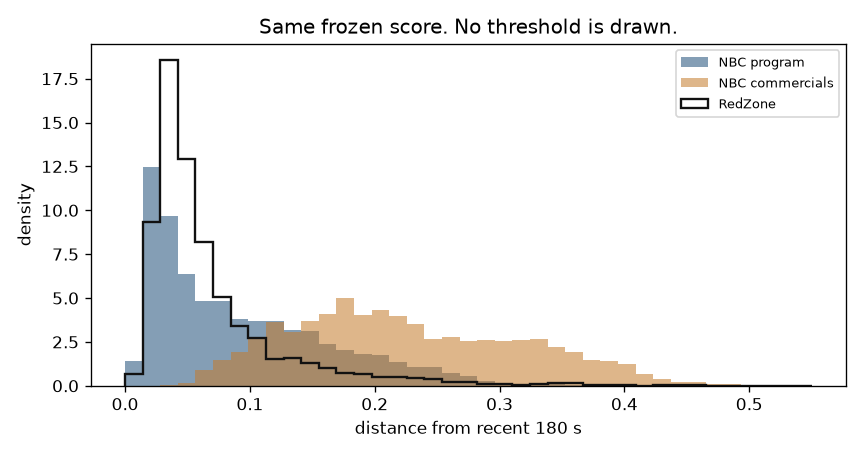
#> input picture docs/ohush/research/AUDIO_SIGNAL_REPLICATION_001/distributions.png, 864 x 456 px
$ python -i frame_watch.py   (imports and definitions only)
#> lines starting #> are read from the running program, lines starting #| are printed output that depends on the picture; after the words box and inside, x2 and y2 are one past the last pixel; in counts of white or black regions, pixels touching at a corner belong together
### tools/windows_lab/config.py
"""Windows lab paths and environment.

Large datasets stay outside Git. Override with OHUSH_DATA_ROOT.
"""

from __future__ import annotations

import os
from pathlib import Path

DEFAULT_DATA_ROOT = Path(r"C:\OHushData")
FALLBACK_DATA_ROOT = Path.home() / "OHushData"

SUBDIRS = (
    "inbox",
    "authorized_sources",
    "receipts",
    "indexes",
    "work",
    "quarantine",
    "channel_recipes",
    "schedules",
    "farm",
    "work/capture",
    "work/sessions",
    "work/logs",
)

ALLOWED_RIGHTS = frozenset({"authorized", "test_public"})
BLOCKED_RIGHTS = frozenset({"unknown", "unauthorized", "pending"})

SOURCE_KINDS = frozenset({"streamers", "ota_antenna"})
# av = full audio + sparse stills (default labeling archive)
# av_full = full audio + retained video_*.mp4
# audio = archival WAV only
MEDIA_MODES = frozenset({"av", "av_full", "audio"})
DEFAULT_STILL_INTERVAL_SEC = 1.0

DEFAULT_STREAMERS_PACKAGE = "ar.tvplayer.tv"
DEFAULT_BLUESTACKS_PLAYER = Path(r"C:\Program Files\BlueStacks_nxt\HD-Player.exe")
DEFAULT_BLUESTACKS_ADB = Path(r"C:\Program Files\BlueStacks_nxt\HD-Adb.exe")
DEFAULT_BLUESTACKS_CONF = Path(r"C:\ProgramData\BlueStacks_nxt\bluestacks.conf")

CAPTURE_SESSIONS_INDEX = "capture_sessions.jsonl"
INSTANCE_REGISTRY_NAME = "instances.json"
SCHEDULE_NAME = "jobs.json"
OTA_CONFIG_NAME = "ota.json"
ACTIVE_LOCKS_NAME = "active_locks.json"
SALVATION_LOGIN_NAME = "salvation_login.json"
SALVATION_RECORDINGS_NAME = "salvation_recordings.json"


def data_root() -> Path:
    env = os.environ.get("OHUSH_DATA_ROOT")
    if env:
        return Path(env)
    if DEFAULT_DATA_ROOT.is_dir():
        return DEFAULT_DATA_ROOT
    return FALLBACK_DATA_ROOT


def ensure_data_layout(root: Path | None = None) -> Path:
    root = root or data_root()
    root.mkdir(parents=True, exist_ok=True)
    for name in SUBDIRS:
        (root / name).mkdir(parents=True, exist_ok=True)
    return root


def farm_dir(root: Path | None = None) -> Path:
    root = ensure_data_layout(root)
    return root / "farm"


def instance_registry_path(root: Path | None = None) -> Path:
    return farm_dir(root) / INSTANCE_REGISTRY_NAME


def schedule_path(root: Path | None = None) -> Path:
    return ensure_data_layout(root) / "schedules" / SCHEDULE_NAME


def channel_recipes_dir(root: Path | None = None) -> Path:
    return ensure_data_layout(root) / "channel_recipes"


def capture_sessions_index_path(root: Path | None = None) -> Path:
    return ensure_data_layout(root) / "indexes" / CAPTURE_SESSIONS_INDEX


def ota_config_path(root: Path | None = None) -> Path:
    return farm_dir(root) / OTA_CONFIG_NAME


def active_locks_path(root: Path | None = None) -> Path:
    return farm_dir(root) / ACTIVE_LOCKS_NAME


def salvation_login_path(root: Path | None = None) -> Path:
    return farm_dir(root) / SALVATION_LOGIN_NAME


def salvation_recordings_path(root: Path | None = None) -> Path:
    return ensure_data_layout(root) / "schedules" / SALVATION_RECORDINGS_NAME

### tools/windows_lab/frame_watch.py
"""Watch periodic stills/screencaps and decide: playing / stuck / down.

Two layers:
1. **Local heuristics** (PIL) — dark ratio, freeze between frames.
2. **Open vision model** (Ollama ``moondream`` by default) — describe the frame.
   No Cursor tokens.

Farm stills already land at 1 fps under ``session/stills/``. Score newest
frames; optionally trigger ``streamers_recover`` when bad.
"""

from __future__ import annotations

import base64
import json
import os
import re
import urllib.error
import urllib.request
from datetime import datetime, timezone
from pathlib import Path
from typing import Any

from .config import ensure_data_layout

DEFAULT_VISION_MODEL = os.environ.get("OHUSH_VISION_MODEL", "moondream:latest")
OLLAMA_URL = os.environ.get("OHUSH_OLLAMA_URL", "http://127.0.0.1:11434")
VISION_ENABLED = os.environ.get("OHUSH_VISION", "1").strip().lower() not in {
    "0",
    "false",
    "no",
}


def _now() -> str:
    return datetime.now(timezone.utc).isoformat()


def log_path(root: Path | None = None) -> Path:
    return ensure_data_layout(root) / "indexes" / "frame_watch.jsonl"


def _append(row: dict[str, Any], root: Path | None = None) -> None:
    path = log_path(root)
    path.parent.mkdir(parents=True, exist_ok=True)
    with path.open("a", encoding="utf-8") as f:
        f.write(json.dumps(row, default=str) + "\n")


# [43 lines left out: functions _parse_vision_json, _map_vision_state, not called in this run]


def detect_blue_spinner(im: Any) -> dict[str, Any]:
    """Streamers buffering ring: thin cyan/blue arc over picture center.

    Player-3 failure mode: ad/slate still has high variance so dark/std
    heuristics say ``likely_playing`` while a blue circle sits on the video.

    Run on a full-res center crop (thumbnail washes out the thin arc).
    """
    try:
        import numpy as np
    except ImportError:
        return {"ok": False, "error": "numpy missing", "hit": False}

    full = im.convert("RGB")
    # Keep enough resolution that a 2–4px ring still has blue samples.
    work = full.copy()
    work.thumbnail((960, 540))
    arr = np.asarray(work, dtype=np.int16)
    h, w, _ = arr.shape
    if h < 40 or w < 40:
        return {"ok": True, "hit": False, "reason": "too_small"}

    cy, cx = h // 2, w // 2
    # Spinner sits near geometric center; sweep radii (~3–12% of min side).
    base = max(16, min(h, w) // 12)
    radii = sorted({base, int(base * 1.25), int(base * 1.5), min(h, w) // 8, min(h, w) // 6})

    def _blue_mask(crop: Any) -> Any:
        R, G, B = crop[:, :, 0], crop[:, :, 1], crop[:, :, 2]
        # Measured spinner RGB ~ (38, 149, 236).
        return (B > 120) & (G > 90) & (B > R + 40) & (B >= G) & (R < 160)

    frame_blue = float(_blue_mask(arr).mean())
    best: dict[str, Any] | None = None
    for rad in radii:
        y0, y1 = max(0, cy - rad), min(h, cy + rad)
        x0, x1 = max(0, cx - rad), min(w, cx + rad)
        crop = arr[y0:y1, x0:x1]
        ch, cw = crop.shape[:2]
        if ch < 8 or cw < 8:
            continue
        yy, xx = np.ogrid[:ch, :cw]
        dist = np.sqrt((yy - ch / 2.0) ** 2 + (xx - cw / 2.0) ** 2)
        r = min(ch, cw) / 2.0
        blue = _blue_mask(crop)
        for lo, hi in ((0.22, 0.95), (0.28, 0.92), (0.35, 0.9)):
            ring = (dist > r * lo) & (dist < r * hi)
            disk = dist <= r * 0.18
            ring_n = int(ring.sum()) or 1
            disk_n = int(disk.sum()) or 1
            ring_frac = float(blue[ring].sum() / ring_n)
            disk_frac = float(blue[disk].sum() / disk_n)
            blue_count = int(blue.sum())
            row = {
                "ring_blue_frac": ring_frac,
                "disk_blue_frac": disk_frac,
                "blue_count": blue_count,
                "rad": rad,
                "lo": lo,
                "hi": hi,
            }
            if best is None or ring_frac > float(best["ring_blue_frac"]):
                # Prefer empty-disk candidates even if ring is slightly lower.
                if best is None or disk_frac <= 0.005 or float(best["disk_blue_frac"]) > 0.005:
                    best = row
                elif ring_frac > float(best["ring_blue_frac"]) * 1.2:
                    best = row

    if not best:
        return {"ok": True, "hit": False, "reason": "no_crop"}

    ring_frac = float(best["ring_blue_frac"])
    disk_frac = float(best["disk_blue_frac"])
    blue_count = int(best["blue_count"])
    # Ring of UI blue with hollow center; localized (not a blue-sky broadcast).
    # Thin arcs after ADB compress can be ~15–40 px — still a real spinner.
    hit = bool(
        disk_frac <= 0.005
        and (
            (ring_frac >= 0.01 and ring_frac > frame_blue * 4)
            or (blue_count >= 15 and ring_frac >= 0.0035 and ring_frac > frame_blue * 1.2)
        )
    )
    return {
        "ok": True,
        "hit": hit,
        "ring_blue_frac": round(ring_frac, 5),
        "disk_blue_frac": round(disk_frac, 5),
        "frame_blue_frac": round(frame_blue, 5),
        "blue_count": blue_count,
        "rad": best.get("rad"),
    }


def detect_error_card(im: Any, *, dark: float, bright: float, std: float, mean: float) -> dict[str, Any]:
    """Cloudflare / network / 'go to cloud' style full-frame error cards.

    Typical: mostly dark or flat gray with a pale icon + message block in center.
    """
    try:
        import numpy as np
    except ImportError:
        return {"ok": False, "error": "numpy missing", "hit": False}

    arr = np.asarray(im.convert("RGB"), dtype=np.int16)
    h, w, _ = arr.shape
    cy0, cy1 = int(h * 0.25), int(h * 0.75)
    cx0, cx1 = int(w * 0.25), int(w * 0.75)
    center = arr[cy0:cy1, cx0:cx1]
    c_mean = float(center.mean())
    c_std = float(center.std()) if center.size else 0.0
    # Pale icon / cloud blob in an otherwise dark error panel.
    pale = ((center[:, :, 0] > 170) & (center[:, :, 1] > 170) & (center[:, :, 2] > 170)).mean()
    reasons: list[str] = []
    hit = False
    if dark >= 0.55 and pale >= 0.02 and c_std < 45 and mean < 90:
        hit = True
        reasons.append("dark_panel_pale_center")
    if bright >= 0.08 and dark >= 0.4 and std < 35 and mean < 110:
        hit = True
        reasons.append("flat_error_card")
    # Very low chroma / gray UI with moderate brightness — soft signal only with pale center.
    chroma = float(np.abs(arr[:, :, 0].astype(np.float32) - arr[:, :, 1]).mean())
    if chroma < 6 and 25 <= mean <= 120 and pale >= 0.03 and std < 40:
        hit = True
        reasons.append("gray_cloud_ui")
    return {
        "ok": True,
        "hit": hit,
        "pale_center_frac": round(float(pale), 4),
        "center_mean": round(c_mean, 1),
        "center_std": round(c_std, 1),
        "chroma": round(chroma, 2),
        "reasons": reasons,
    }


def heuristic_score(image_path: Path) -> dict[str, Any]:
    """Cheap local read of one frame — no model."""
    try:
        from PIL import Image, ImageStat
    except ImportError:
        return {"ok": False, "error": "PIL missing"}

    path = Path(image_path)
    if not path.is_file():
        return {"ok": False, "error": f"missing {path}"}

    im = Image.open(path).convert("RGB")
    small = im.copy()
    small.thumbnail((320, 180))
    gray = small.convert("L")
    pix = list(gray.getdata())
    n = len(pix) or 1
    dark = sum(1 for p in pix if p < 28) / n
    bright = sum(1 for p in pix if p > 220) / n
    mean = sum(pix) / n
    stat = ImageStat.Stat(gray)
    std = float(stat.stddev[0]) if stat.stddev else 0.0

    w, h = small.size
    top = gray.crop((0, 0, w, max(1, h // 4)))
    mid = gray.crop((0, h // 4, w, (3 * h) // 4))
    top_mean = sum(top.getdata()) / max(1, top.size[0] * top.size[1])
    mid_mean = sum(mid.getdata()) / max(1, mid.size[0] * mid.size[1])

    # Spinner needs higher-res center samples; error-card OK on thumbnail.
    spinner = detect_blue_spinner(im)
    error_card = detect_error_card(small, dark=dark, bright=bright, std=std, mean=mean)

    reasons: list[str] = []
    if spinner.get("hit"):
        verdict = "blue_spinner"
        reasons.append(
            f"blue_spinner:ring={spinner.get('ring_blue_frac')} disk={spinner.get('disk_blue_frac')}"
        )
    elif error_card.get("hit"):
        verdict = "cloud_network_error"
        reasons.extend(error_card.get("reasons") or ["error_card"])
    elif dark >= 0.85:
        verdict = "black_down"
        reasons.append(f"dark_ratio={dark:.2f}")
    elif dark >= 0.65 and std < 18:
        verdict = "likely_black_or_buffer"
        reasons.extend([f"dark_ratio={dark:.2f}", f"std={std:.1f}"])
    elif std < 12 and mean < 40:
        verdict = "flat_dark"
        reasons.append(f"std={std:.1f}")
    elif std > 25 and dark < 0.55:
        verdict = "likely_playing"
        reasons.extend([f"std={std:.1f}", f"dark_ratio={dark:.2f}"])
    else:
        verdict = "uncertain"
        reasons.extend([f"std={std:.1f}", f"dark_ratio={dark:.2f}"])

    return {
        "ok": True,
        "backend": "heuristic",
        "path": str(path),
        "verdict": verdict,
        "reasons": reasons,
        "picture_ok": verdict == "likely_playing",
        "spinner": spinner,
        "error_card": error_card,
        "metrics": {
            "dark_ratio": round(dark, 3),
            "bright_ratio": round(bright, 3),
            "mean": round(mean, 1),
            "std": round(std, 1),
            "top_mean": round(top_mean, 1),
            "mid_mean": round(mid_mean, 1),
            "size": list(im.size),
        },
    }


# [69 lines left out: functions freeze_score, vision_moondream, not called in this run]


BAD_VERDICTS = frozenset(
    {
        "black_down",
        "likely_black_or_buffer",
        "flat_dark",
        "frozen_frames",
        "stuck_guide",
        "login",
        "error_overlay",
        "buffering",
        "blue_spinner",
        "cloud_network_error",
        "stuck_unknown",
    }
)

PICTURE_HEARTBEAT_NAME = "_picture_heartbeat.json"


# [29 lines left out: function write_picture_heartbeat, not called in this run]


def analyze_frame(
    image_path: Path,
    *,
    prev_path: Path | None = None,
    use_vision: bool | None = None,
    model: str | None = None,
    root: Path | None = None,
) -> dict[str, Any]:
    """Heuristic always; vision when uncertain or ``use_vision=True``."""
    image_path = Path(image_path)
    heur = heuristic_score(image_path)
#> in heuristic_score, `gray = small.convert("L")`:
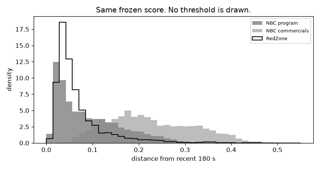
#> gray: PIL image 320x169 L; min 17, max 255, mean 240.2
#> in heuristic_score, `pix = list(gray.getdata())`: pix = 54080 items
#> in heuristic_score, `n = len(pix) or 1`: n = 54080
#> in heuristic_score, `dark = sum(1 for p in pix if p < 28) / n`: dark = 0.000111
#> in heuristic_score, `bright = sum(1 for p in pix if p > 220) / n`: bright = 0.856
#> in heuristic_score, `mean = sum(pix) / n`: mean = 240.2
#> in heuristic_score, `std = float(stat.stddev[0]) if stat.stddev else 0.0`: std = 37.17
#> in heuristic_score, `top = gray.crop((0, 0, w, max(1, h // 4)))`:
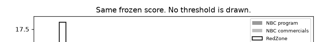
#> top: PIL image 320x42 L; min 22, max 255, mean 243.2
#> in heuristic_score, `mid = gray.crop((0, h // 4, w, (3 * h) // 4))`:
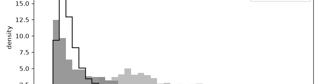
#> mid: PIL image 320x84 L; min 34, max 255, mean 245.8
#> in heuristic_score, `top_mean = sum(top.getdata()) / max(1, top.size[0] * top.size[1])`: top_mean = 243.2
#> in heuristic_score, `mid_mean = sum(mid.getdata()) / max(1, mid.size[0] * mid.size[1])`: mid_mean = 245.8
#> in _blue_mask, `R, G, B = crop[:, :, 0], crop[:, :, 1], crop[:, :, 2]`:
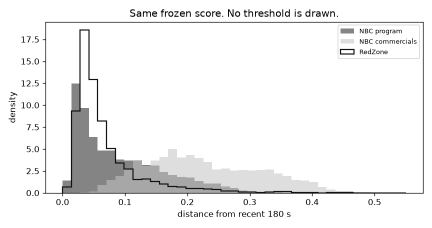
#> R: shape (456, 864) int16 (shown at 1/2 size); min 0, max 255, mean 241.4
#> in _blue_mask, `R, G, B = crop[:, :, 0], crop[:, :, 1], crop[:, :, 2]`:
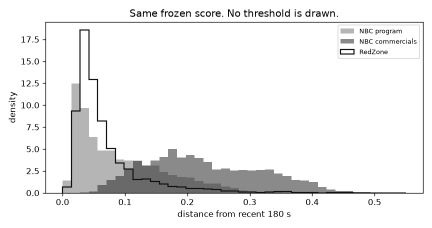
#> B: shape (456, 864) int16 (shown at 1/2 size); min 0, max 255, mean 238.9
#> in _blue_mask, `return (B > 120) & (G > 90) & (B > R + 40) & (B >= G) & (R < 160)`:
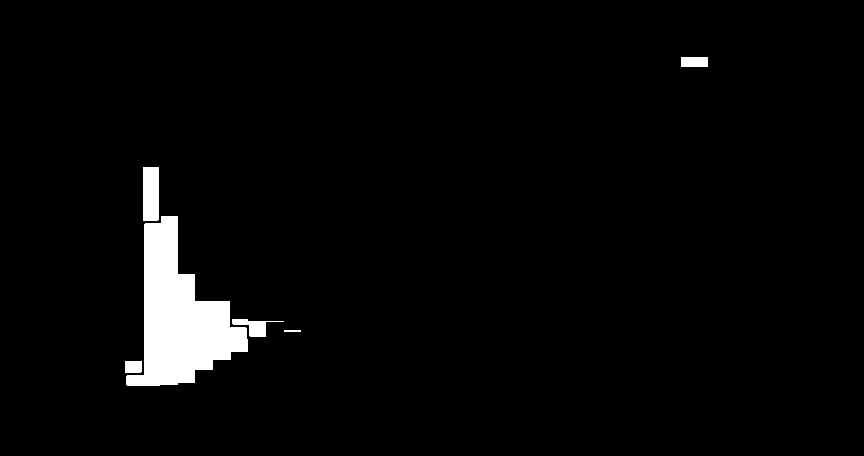
#> returned value: shape (456, 864) bool; 3.1% white; 6 white regions, box (x1, y1, x2, y2) and area: (126, 216, 248, 386) 10381, (143, 167, 159, 221) 863, (232, 319, 284, 337) 388, (681, 57, 708, 67) 270, (125, 361, 142, 373) 203, (284, 330, 301, 332) 34
#> in detect_blue_spinner, `frame_blue = float(_blue_mask(arr).mean())`: frame_blue = 0.0308
#> after the loop in detect_blue_spinner, `for rad in radii:`: best = {'ring_blue_frac': 0, 'disk_blue_frac': 0, 'blue_count': 0, 'rad': 38, 'lo': 0.22, 'hi': 0.95}
#> in detect_blue_spinner, `ring_frac = float(best["ring_blue_frac"])`: ring_frac = 0
#> in detect_blue_spinner, `hit = bool( disk_frac <= 0.005 and ( (ring_frac >= 0.01 and ring_frac ..`: hit = False
#> in heuristic_score, `spinner = detect_blue_spinner(im)`: spinner = {'ok': True, 'hit': False, 'ring_blue_frac': 0, 'disk_blue_frac': 0, 'frame_blue_frac': 0.0308, 'blue_count': 0, 'rad': 38}
#> in detect_error_card, `center = arr[cy0:cy1, cx0:cx1]`:
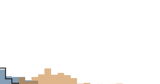
#> center: shape (84, 160, 3) int16; mean R, G, B 251.4, 250.2, 248.8
#> in detect_error_card, `c_mean = float(center.mean())`: c_mean = 250.1
#> in detect_error_card, `c_std = float(center.std()) if center.size else 0.0`: c_std = 22.19
#> in detect_error_card, `pale = ((center[:, :, 0] > 170) & (center[:, :, 1] > 170) & (center[:,..`: pale = 0.949
#> in detect_error_card, `chroma = float(np.abs(arr[:, :, 0].astype(np.float32) - arr[:, :, 1])...`: chroma = 2.69
#> in heuristic_score, `error_card = detect_error_card(small, dark=dark, bright=bright, std=st..`: error_card = {'ok': True, 'hit': False, 'pale_center_frac': 0.949, 'center_mean': 250.1, 'center_std': 22.2, 'chroma': 2.69, 'reasons': []}
#> heur = 9 items
    freeze = freeze_score(prev_path, image_path) if prev_path else None

    need_vision = use_vision
    if need_vision is None:
        need_vision = VISION_ENABLED and (
            not heur.get("ok")
            or heur.get("verdict") in {"uncertain", "likely_black_or_buffer", "flat_dark"}
            or (freeze or {}).get("frozen")
        )

    vision = None
    if need_vision:
        vision = vision_moondream(image_path, model=model)

    # Merge verdict priority: vision (if ok) > freeze > heuristic
    verdict = heur.get("verdict") or "uncertain"
#> verdict = 'likely_playing'
    if freeze and freeze.get("frozen"):
        verdict = "frozen_frames"
    if vision and vision.get("ok") and vision.get("verdict"):
        verdict = vision["verdict"]

    action = "none"
    if verdict in BAD_VERDICTS:
        action = "recover_recommended"
    elif verdict == "likely_playing":
        action = "ok"

    row = {
        "ok": True,
        "checked_utc": _now(),
        "path": str(image_path),
        "verdict": verdict,
        "action": action,
        "heuristic": heur,
        "freeze": freeze,
        "vision": vision,
    }
    _append({"kind": "frame", **row}, root)
    return row


# [176 lines left out: functions list_stills, watch_session_stills, watch_and_recover, main, not called in this run]


# [2 lines not run here, left out]

>>> result = analyze_frame('../../docs/ohush/research/AUDIO_SIGNAL_REPLICATION_001/distributions.png')
#> result = 8 items

$ run again, on docs/ohush/research/BROADCAST_INTELLIGENCE_001/break_durations.png
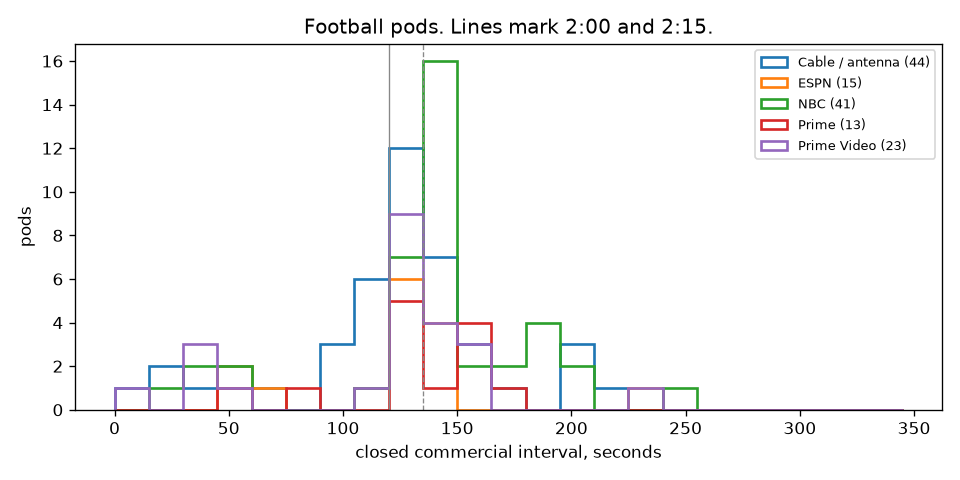
#> input picture docs/ohush/research/BROADCAST_INTELLIGENCE_001/break_durations.png, 960 x 480 px
#> pix = 51200 items
#> n = 51200
#> dark = 0
#> bright = 0.906
#> mean = 247
#> std = 25.39
#> top_mean = 244.5
#> mid_mean = 250.4
#> in _blue_mask, `return (B > 120) & (G > 90) & (B > R + 40) & (B >= G) & (R < 160)`:
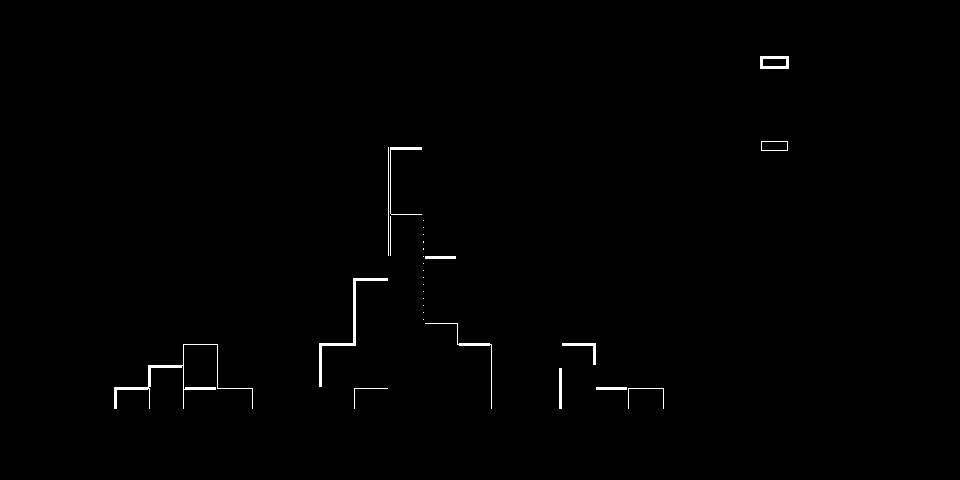
#> returned value: shape (480, 960) bool; 0.57% white; 29 white regions (15 under 20 px), largest, box (x1, y1, x2, y2) and area: (114, 344, 253, 409) 634, (319, 278, 388, 387) 525, (760, 56, 789, 69) 216
#> frame_blue = 0.00567
#> after the loop in detect_blue_spinner, `for rad in radii:`: best = {'ring_blue_frac': 0.0103, 'disk_blue_frac': 0, 'blue_count': 109, 'rad': 60, 'lo': 0.35, 'hi': 0.9}
#> ring_frac = 0.0103
#> disk_frac = 0
#> blue_count = 109
#> hit = True
#> spinner = {'ok': True, 'hit': True, 'ring_blue_frac': 0.0103, 'disk_blue_frac': 0, 'frame_blue_frac': 0.00567, 'blue_count': 109, 'rad': 60}
#> in detect_error_card, `center = arr[cy0:cy1, cx0:cx1]`:
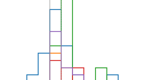
#> center: shape (80, 160, 3) int16; mean R, G, B 249.7, 250.5, 250.3
#> c_mean = 250.2
#> c_std = 21.2
#> pale = 0.965
#> chroma = 1.83
#> error_card = {'ok': True, 'hit': False, 'pale_center_frac': 0.965, 'center_mean': 250.2, 'center_std': 21.2, 'chroma': 1.83, 'reasons': []}
#> heur = 9 items
#> verdict = 'blue_spinner'
#> result = 8 items
